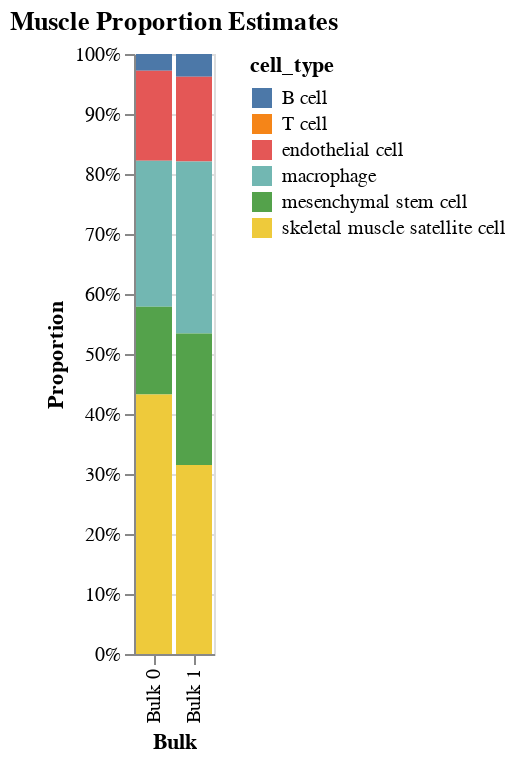

The cell this chart's notebook holds for it:
### Code cell
model.plot_proportions('stacked').properties(title="Muscle Proportion Estimates")

### Figure 1 — Vega-Lite specification as saved in the notebook (floating-point values rounded to 4 significant figures)
{"config": {"view": {"continuousWidth": 400, "continuousHeight": 300}}, "data": {"name": "data-e65c1768240bb8c05b920c07466f90d1"}, "mark": "bar", "encoding": {"color": {"type": "nominal", "field": "cell_type"}, "x": {"type": "nominal", "axis": {"title": "Bulk"}, "field": "index"}, "y": {"type": "quantitative", "aggregate": "sum", "axis": {"title": "Proportion"}, "field": "proportion", "stack": "normalize"}}, "title": "Muscle Proportion Estimates", "$schema": "https://vega.github.io/schema/vega-lite/v4.8.1.json", "datasets": {"data-e65c1768240bb8c05b920c07466f90d1": [{"index": "Bulk 0", "cell_type": "B cell", "proportion": 0.02796, "ci_err": 0.2249, "ci_low": 0.0, "ci_high": 0.2529}, {"index": "Bulk 1", "cell_type": "B cell", "proportion": 0.03786, "ci_err": 0.2216, "ci_low": 0.0, "ci_high": 0.2595}, {"index": "Bulk 0", "cell_type": "T cell", "proportion": 0.0, "ci_err": 0.1226, "ci_low": 0.0, "ci_high": 0.1226}, {"index": "Bulk 1", "cell_type": "T cell", "proportion": 0.0, "ci_err": 0.1218, "ci_low": 0.0, "ci_high": 0.1218}, {"index": "Bulk 0", "cell_type": "endothelial cell", "proportion": 0.15, "ci_err": 0.2074, "ci_low": 0.0, "ci_high": 0.3573}, {"index": "Bulk 1", "cell_type": "endothelial cell", "proportion": 0.1413, "ci_err": 0.1875, "ci_low": 0.0, "ci_high": 0.3289}, {"index": "Bulk 0", "cell_type": "macrophage", "proportion": 0.2434, "ci_err": 0.2943, "ci_low": 0.0, "ci_high": 0.5378}, {"index": "Bulk 1", "cell_type": "macrophage", "proportion": 0.2866, "ci_err": 0.2582, "ci_low": 0.02835, "ci_high": 0.5448}, {"index": "Bulk 0", "cell_type": "mesenchymal stem cell", "proportion": 0.1464, "ci_err": 0.3565, "ci_low": 0.0, "ci_high": 0.5029}, {"index": "Bulk 1", "cell_type": "mesenchymal stem cell", "proportion": 0.2192, "ci_err": 0.3163, "ci_low": 0.0, "ci_high": 0.5355}, {"index": "Bulk 0", "cell_type": "skeletal muscle satellite cell", "proportion": 0.4323, "ci_err": 0.1572, "ci_low": 0.2751, "ci_high": 0.5895}, {"index": "Bulk 1", "cell_type": "skeletal muscle satellite cell", "proportion": 0.315, "ci_err": 0.1608, "ci_low": 0.1543, "ci_high": 0.4758}]}}
